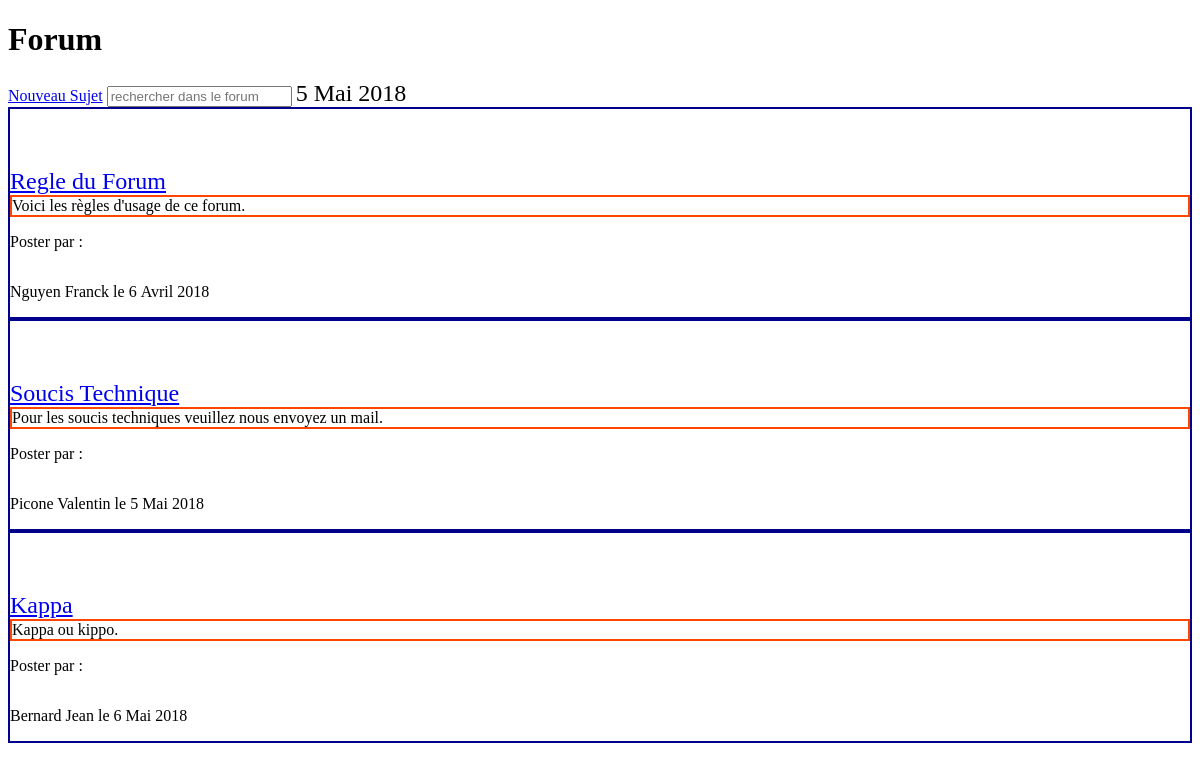
The page /Vue/forum.php on the database as committed earlier.
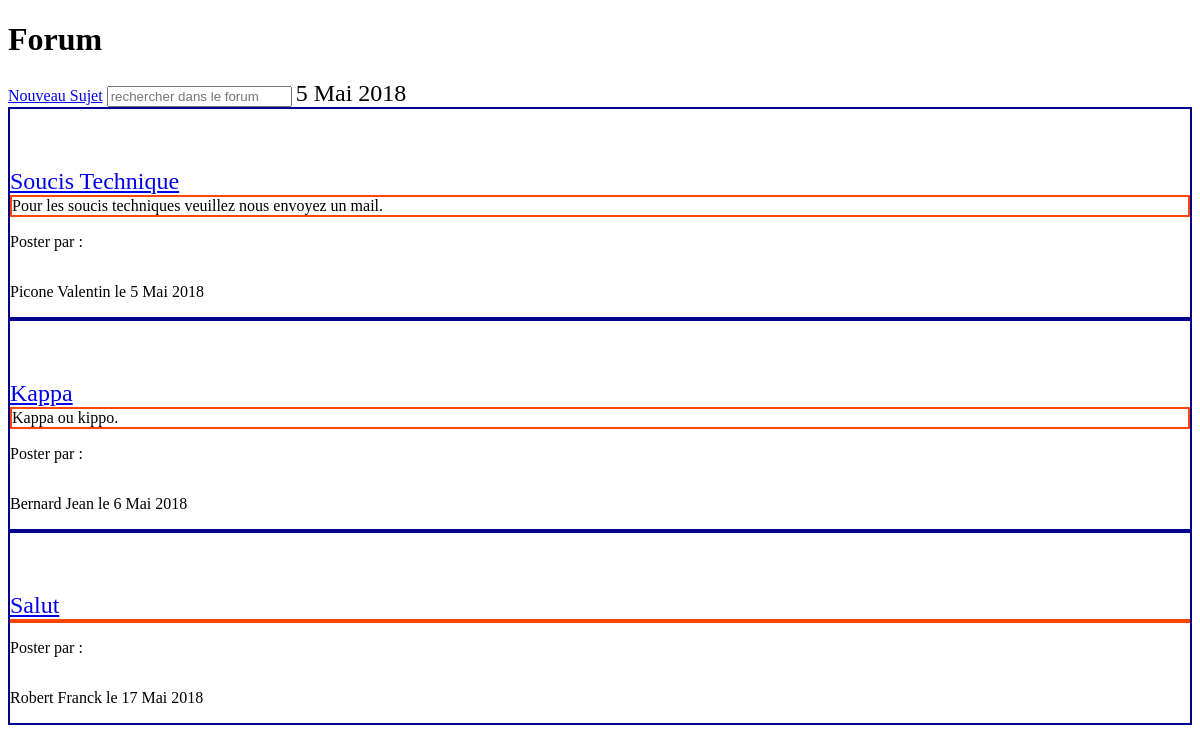
The same page on the database as committed later.
### tables this page shows
CREATE TABLE IF NOT EXISTS `topic` (
  `id_topic` int(11) NOT NULL AUTO_INCREMENT,
  `titre` varchar(40) NOT NULL,
  `id_utilisateur` int(11) NOT NULL,
  `date_crea` datetime NOT NULL,
  PRIMARY KEY (`id_topic`)
);

CREATE TABLE IF NOT EXISTS `message` (
  `id_message` int(11) NOT NULL AUTO_INCREMENT,
  `id_topic` int(11) NOT NULL,
  `id_user` int(11) NOT NULL,
  `commentaire` text NOT NULL,
  `date_commentaire` datetime NOT NULL,
  PRIMARY KEY (`id_message`)
);

CREATE TABLE IF NOT EXISTS `utilisateur` (
  `id_utilisateur` int(11) NOT NULL AUTO_INCREMENT,
  `nom` varchar(40) NOT NULL,
  `prenom` varchar(40) NOT NULL,
  `numero` int(10) UNSIGNED ZEROFILL NOT NULL,
  `password` text NOT NULL,
  `type` varchar(200) NOT NULL,
  `mail` varchar(255) NOT NULL,
  `num_principal` int(11) NOT NULL,
  PRIMARY KEY (`id_utilisateur`)
);

### Modèle/requete.topic.php (the view, shortened to what this page needs)
<?php function recupjour($j)
{
    $bdd = new PDO('mysql:host=localhost;dbname=athome;charset=utf8', 'root', '');
    $reponse = $bdd->prepare('SELECT DAY(date_crea) AS jour FROM topic WHERE id_topic=?');
    $reponse->execute(array($j));
    while ($donnees = $reponse->fetch()) {
        echo $donnees['jour'];
    }
}
?>
<?php function recupmois($m)
{
    $bdd = new PDO('mysql:host=localhost;dbname=athome;charset=utf8', 'root', '');
    $reponse = $bdd->prepare('SELECT MONTH (date_crea) AS mois FROM topic WHERE id_topic=?');
    $reponse->execute(array($m));
    while ($donnees = $reponse->fetch()) {
        if ($donnees['mois'] == 1) {
            echo 'Janvier';
        } else if ($donnees['mois'] == 2) {
            echo 'Février';
        } else if ($donnees['mois'] == 3) {
            echo 'Mars';
        } else if ($donnees['mois'] == 4) {
            echo 'Avril';
        } else if ($donnees['mois'] == 5) {
            echo 'Mai';
        } else if ($donnees['mois'] == 6) {
            echo 'Juin';
        } else if ($donnees['mois'] == 7) {
            echo 'Juillet';
        } else if ($donnees['mois'] == 8) {
            echo 'Août';
        } else if ($donnees['mois'] == 9) {
            echo 'Septembre';
        } else if ($donnees['mois'] == 10) {
            echo 'Octobre';
        } else if ($donnees['mois'] == 11) {
            echo 'Novembre';
        } else if ($donnees['mois'] == 12) {
            echo 'Decembre';
        }
    }
}
?>
<?php function recupan($a)
{
    $bdd = new PDO('mysql:host=localhost;dbname=athome;charset=utf8', 'root', '');
    $reponse = $bdd->prepare('SELECT YEAR (date_crea) AS an FROM topic WHERE id_topic=?');
    $reponse->execute(array($a));
    while ($donnees = $reponse->fetch()) {
        echo $donnees['an'];
    }
}
?>
<?php
function titretopic($numtopic)
{
    $bdd = new PDO('mysql:host=localhost;dbname=athome;charset=utf8', 'root', '');
    $reponse = $bdd->prepare('SELECT * FROM topic WHERE id_topic = ?');
    $reponse->execute(array($numtopic));
    while ($donnees = $reponse->fetch()) {
        echo $donnees['titre'];
    }
}
?>
<?php
function textmess($idtopic, $iduti)
{
    $bdd = new PDO('mysql:host=localhost;dbname=athome;charset=utf8', 'root', '');
    $reponse = $bdd->prepare('SELECT * FROM message WHERE id_topic = ? AND id_user=?');
    $reponse->execute(array($idtopic, $iduti));
    while ($donnees = $reponse->fetch()) {
        $point = strpos($donnees['commentaire'], '.');
        echo substr($donnees['commentaire'], 0, $point + 1);
    }
}
?>
<?php
function afficheuti($iduti)
{
    $bdd = new PDO('mysql:host=localhost;dbname=athome;charset=utf8', 'root', '');
    $reponse = $bdd->prepare('SELECT * FROM utilisateur WHERE id_utilisateur = ?');
    $reponse->execute(array($iduti));
    while ($donnees = $reponse->fetch()) {
        echo $donnees['nom'];
        echo $donnees['prenom'];
    }
}
?>

### Vue/forum.php (shortened to what this page needs)
<!DOCTYPE html>
<html>
<head>
    <link rel="stylesheet" href="Vue/forum.css"/>
</head>
<?php include("Modèle/requete.topic.php"); ?>
<?php $ttopic = numtitretopic() ?>
<?php $nomuti1 = nomuti($ttopic-0) ?>
<?php $uti2 = nomuti($ttopic - 1) ?>
<?php $uti3 = nomuti($ttopic - 2) ?>
<body>
<h1> Forum</h1>
<a id="newmess" href="index.php?cible=newmess"> Nouveau Sujet</a>
<form id="rechercher" action="liste.php" method="post">
    <input type="text" name="titre" placeholder="rechercher dans le forum">
</form>
<div id="jactuel">
    <div id="jact"><?php recupjour(1) ?> </div>
    <div id="mact"><?php recupmois(1) ?> </div>
    <div id="aact"><?php recupan(1) ?> </div>
</div>
<div class="sujet">
<div id="titretoptic">
    <a href="index.php?nt=topic1&cible=message"> <?php titretopic($ttopic - 2) ?></a>
</div>
<div class="text">
    <?php textmess($ttopic - 2,$uti3) ?>
</div>
<p id="poster"> Poster par :</p>
<div id="nom"><?php afficheuti($uti3) ?> </div>
<p id="le">le </p>
<div id="jtopic"><?php recupjour($ttopic - 2) ?> </div>
<div id="mtopic"><?php recupmois($ttopic - 2) ?></div>
<div id="atopic"><?php recupan($ttopic - 2) ?></div>
</div>
<div class="sujet">
    <div id="titretoptic">
        <a href="index.php?nt=topic3&cible=message"><?php titretopic($ttopic-1) ?></a>
    </div>
    <div class="text">
        <?php textmess($ttopic-1,$uti2) ?>
    </div>
    <p id="poster"> Poster par :</p>
    <div id="nom"><?php afficheuti($uti2) ?> </div>
    <p id="le">le </p>
    <div id="jtopic"><?php recupjour($ttopic-1) ?> </div>
    <div id="mtopic"><?php recupmois($ttopic-1) ?></div>
    <div id="atopic"><?php recupan($ttopic-1) ?></div>
</div>
<div class="sujet">
<div id="titretoptic">
    <a href="index.php?nt=topic3&cible=message"><?php titretopic($ttopic) ?></a>
</div>
<div class="text">
    <?php textmess($ttopic,$nomuti1) ?>
</div>
<p id="poster"> Poster par :</p>
<div id="nom"><?php afficheuti($nomuti1) ?> </div>
<p id="le">le </p>
<div id="jtopic"><?php recupjour($ttopic) ?> </div>
<div id="mtopic"><?php recupmois($ttopic) ?></div>
<div id="atopic"><?php recupan($ttopic) ?></div>
</div>
</body>

Rows that differ between the two databases and show on the page:
no longer on this page (row unchanged): topic: titre "Regle du Forum"
no longer on this page (row unchanged): message: substr($donnees['commentaire'], 0, $point + 1) "Voici les règles d'usage de ce forum."
added topic: titre "Salut"
changed utilisateur "Franck": nom "Nguyen" → "Robert"; moves down the list
Other text that changed with them:
list line gone: "Avril"
new list line: "Mai"
new list line: "17"
list line gone: "6"
